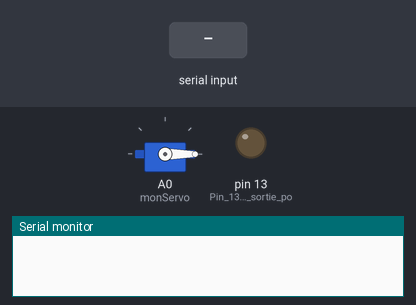
A sketch run on a simulated Arduino Uno, built with avr-gcc and run on an emulated ATmega328P. On the bench: servo, output pins drawn as LEDs (lit = HIGH), the last lines printed to the serial monitor. The test bench sets the inputs (shaded band).

Above: at 1.2 s.
1.3 s: "2" received over Serial
At 2.4 s:
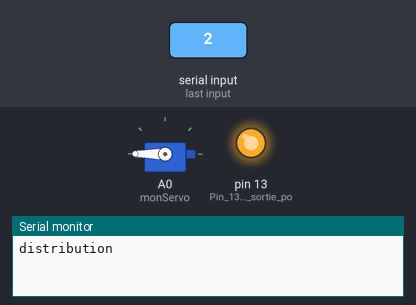
2.8 s: "1" received over Serial
At 4.6 s:
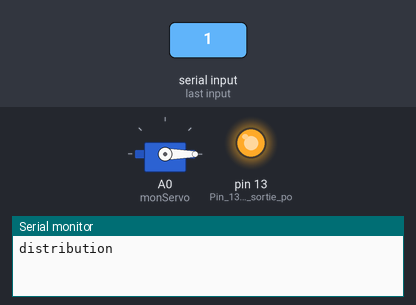
5.8 s: "0" received over Serial
At 7.0 s:
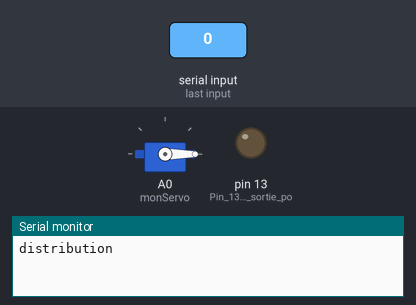
Timing chart, 0 to 8.8 s (numbered marks = the images above; inputs shaded):
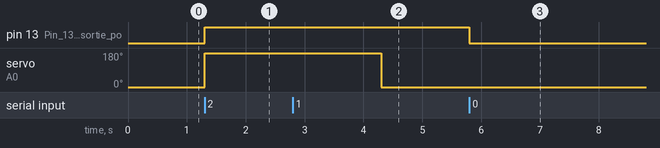

Measured:
- after the input at 1.3 s, pin 13 (Pin_13_réglé_en_sortie_po): LOW → HIGH at once; servo on A0 (monServo): 0° → 180° at once
- after the input at 2.8 s, pin 13 (Pin_13_réglé_en_sortie_po): stays HIGH (without the input it goes to LOW after 1.6 s)
- after the input at 5.8 s, pin 13 (Pin_13_réglé_en_sortie_po): HIGH → LOW at once

The sketch:

Uno_Part.ino
```cpp
#include <Servo.h>  // on inclut la bibliothèque pour piloter un servomoteur
Servo monServo;  // on crée l'objet monServo

void setup() {
  pinMode(13, OUTPUT); // Pin 13 réglé en sortie pour une LED

  Serial.begin(9600);
  monServo.attach(A0); // on définit le Pin utilisé par le servomoteur
  monServo.write(0); // par défaut le servo est à la position 0°
}

void loop() {
  while (Serial.available()) {
    char inChar = (char)Serial.read(); // lecture du port série
    if (inChar == '0') {
      digitalWrite(13, LOW);
    }
    else if (inChar == '1') {
      digitalWrite(13, HIGH);
    }
    else if (inChar == '2')
    {
      Serial.print("distribution");

      digitalWrite(13, HIGH);  // on allume la LED pour le début de la distribution
      monServo.write(180); // on déplace le servo de 180°
      delay(3000);         // on attend que les coquettes/friandises tombes
      monServo.write(0);   // le servo retourne à sa position original
      delay(50);
      digitalWrite(13, LOW);  // on éteint la LED pour la fin de la distribution
    }
  }
}
```
